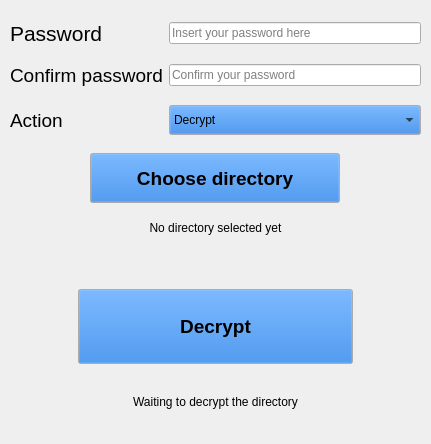
<?xml version="1.0" encoding="UTF-8"?>
<ui version="4.0">
 <class>MainWindow</class>
 <widget class="QMainWindow" name="MainWindow">
  <property name="geometry">
   <rect>
    <x>0</x>
    <y>0</y>
    <width>431</width>
    <height>444</height>
   </rect>
  </property>
  <property name="minimumSize">
   <size>
    <width>431</width>
    <height>444</height>
   </size>
  </property>
  <property name="maximumSize">
   <size>
    <width>431</width>
    <height>444</height>
   </size>
  </property>
  <property name="windowTitle">
   <string>CoolCrypt</string>
  </property>
  <widget class="QWidget" name="centralwidget">
   <property name="palette">
    <palette>
     <active>
      <colorrole role="Button">
       <brush brushstyle="SolidPattern">
        <color alpha="255">
         <red>28</red>
         <green>113</green>
         <blue>216</blue>
        </color>
       </brush>
      </colorrole>
      <colorrole role="Base">
       <brush brushstyle="SolidPattern">
        <color alpha="255">
         <red>255</red>
         <green>255</green>
         <blue>255</blue>
        </color>
       </brush>
      </colorrole>
     </active>
     <inactive>
      <colorrole role="Button">
       <brush brushstyle="SolidPattern">
        <color alpha="255">
         <red>28</red>
         <green>113</green>
         <blue>216</blue>
        </color>
       </brush>
      </colorrole>
      <colorrole role="Base">
       <brush brushstyle="SolidPattern">
        <color alpha="255">
         <red>255</red>
         <green>255</green>
         <blue>255</blue>
        </color>
       </brush>
      </colorrole>
     </inactive>
     <disabled>
      <colorrole role="Button">
       <brush brushstyle="SolidPattern">
        <color alpha="255">
         <red>28</red>
         <green>113</green>
         <blue>216</blue>
        </color>
       </brush>
      </colorrole>
      <colorrole role="Base">
       <brush brushstyle="SolidPattern">
        <color alpha="255">
         <red>192</red>
         <green>190</green>
         <blue>191</blue>
        </color>
       </brush>
      </colorrole>
     </disabled>
    </palette>
   </property>
   <widget class="QWidget" name="gridLayoutWidget">
    <property name="geometry">
     <rect>
      <x>0</x>
      <y>0</y>
      <width>431</width>
      <height>441</height>
     </rect>
    </property>
    <layout class="QGridLayout" name="gridLayout" rowstretch="0,0,0,0,0,0,0,0">
     <property name="sizeConstraint">
      <enum>QLayout::SetDefaultConstraint</enum>
     </property>
     <property name="leftMargin">
      <number>10</number>
     </property>
     <property name="topMargin">
      <number>3</number>
     </property>
     <property name="rightMargin">
      <number>10</number>
     </property>
     <property name="bottomMargin">
      <number>0</number>
     </property>
     <property name="verticalSpacing">
      <number>0</number>
     </property>
     <item row="6" column="0" colspan="2" alignment="Qt::AlignHCenter">
      <widget class="QPushButton" name="actionButton">
       <property name="enabled">
        <bool>true</bool>
       </property>
       <property name="sizePolicy">
        <sizepolicy hsizetype="Minimum" vsizetype="Fixed">
         <horstretch>0</horstretch>
         <verstretch>0</verstretch>
        </sizepolicy>
       </property>
       <property name="minimumSize">
        <size>
         <width>275</width>
         <height>75</height>
        </size>
       </property>
       <property name="maximumSize">
        <size>
         <width>275</width>
         <height>16777215</height>
        </size>
       </property>
       <property name="font">
        <font>
         <pointsize>14</pointsize>
         <weight>75</weight>
         <bold>true</bold>
        </font>
       </property>
       <property name="text">
        <string>Decrypt</string>
       </property>
      </widget>
     </item>
     <item row="5" column="0" colspan="2">
      <widget class="QLabel" name="labelDirectory">
       <property name="enabled">
        <bool>true</bool>
       </property>
       <property name="sizePolicy">
        <sizepolicy hsizetype="Minimum" vsizetype="Minimum">
         <horstretch>0</horstretch>
         <verstretch>0</verstretch>
        </sizepolicy>
       </property>
       <property name="minimumSize">
        <size>
         <width>411</width>
         <height>50</height>
        </size>
       </property>
       <property name="maximumSize">
        <size>
         <width>16777215</width>
         <height>50</height>
        </size>
       </property>
       <property name="text">
        <string>No directory selected yet</string>
       </property>
       <property name="textFormat">
        <enum>Qt::PlainText</enum>
       </property>
       <property name="alignment">
        <set>Qt::AlignHCenter|Qt::AlignTop</set>
       </property>
       <property name="wordWrap">
        <bool>true</bool>
       </property>
      </widget>
     </item>
     <item row="0" column="1">
      <widget class="QLineEdit" name="passwordInput">
       <property name="echoMode">
        <enum>QLineEdit::Password</enum>
       </property>
       <property name="placeholderText">
        <string>Insert your password here</string>
       </property>
      </widget>
     </item>
     <item row="4" column="0" colspan="2" alignment="Qt::AlignHCenter">
      <widget class="QPushButton" name="selectDirectory">
       <property name="minimumSize">
        <size>
         <width>250</width>
         <height>50</height>
        </size>
       </property>
       <property name="maximumSize">
        <size>
         <width>400</width>
         <height>16777215</height>
        </size>
       </property>
       <property name="font">
        <font>
         <pointsize>14</pointsize>
         <weight>75</weight>
         <bold>true</bold>
        </font>
       </property>
       <property name="text">
        <string>Choose directory</string>
       </property>
      </widget>
     </item>
     <item row="3" column="1">
      <widget class="QComboBox" name="actionMode">
       <property name="minimumSize">
        <size>
         <width>0</width>
         <height>30</height>
        </size>
       </property>
       <item>
        <property name="text">
         <string>Decrypt</string>
        </property>
       </item>
       <item>
        <property name="text">
         <string>Encrypt</string>
        </property>
       </item>
      </widget>
     </item>
     <item row="0" column="0">
      <widget class="QLabel" name="labelPassword">
       <property name="font">
        <font>
         <pointsize>16</pointsize>
        </font>
       </property>
       <property name="text">
        <string>Password</string>
       </property>
      </widget>
     </item>
     <item row="3" column="0">
      <widget class="QLabel" name="labelAction">
       <property name="font">
        <font>
         <pointsize>14</pointsize>
        </font>
       </property>
       <property name="text">
        <string>Action</string>
       </property>
      </widget>
     </item>
     <item row="7" column="0" colspan="2">
      <widget class="QLabel" name="statusLabel">
       <property name="maximumSize">
        <size>
         <width>16777215</width>
         <height>40</height>
        </size>
       </property>
       <property name="text">
        <string>Waiting to decrypt the directory</string>
       </property>
       <property name="alignment">
        <set>Qt::AlignCenter</set>
       </property>
       <property name="wordWrap">
        <bool>true</bool>
       </property>
      </widget>
     </item>
     <item row="2" column="0">
      <widget class="QLabel" name="labelConfirmPassword">
       <property name="font">
        <font>
         <pointsize>14</pointsize>
        </font>
       </property>
       <property name="text">
        <string>Confirm password</string>
       </property>
      </widget>
     </item>
     <item row="2" column="1">
      <widget class="QLineEdit" name="confirmPasswordInput">
       <property name="echoMode">
        <enum>QLineEdit::Password</enum>
       </property>
       <property name="placeholderText">
        <string>Confirm your password</string>
       </property>
      </widget>
     </item>
    </layout>
   </widget>
  </widget>
 </widget>
 <resources/>
 <connections/>
</ui>
